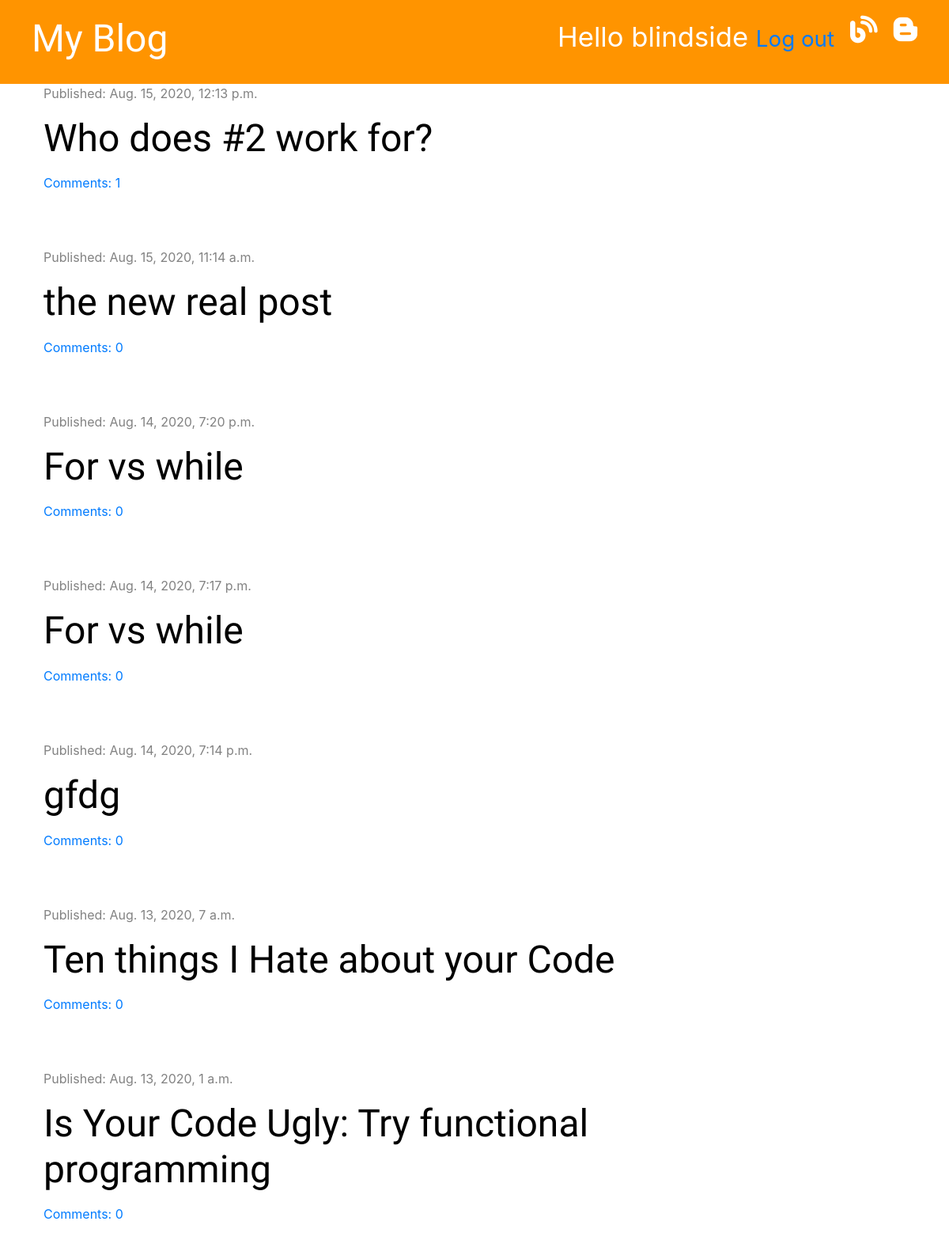
Page / (signed in) on the earlier database version.
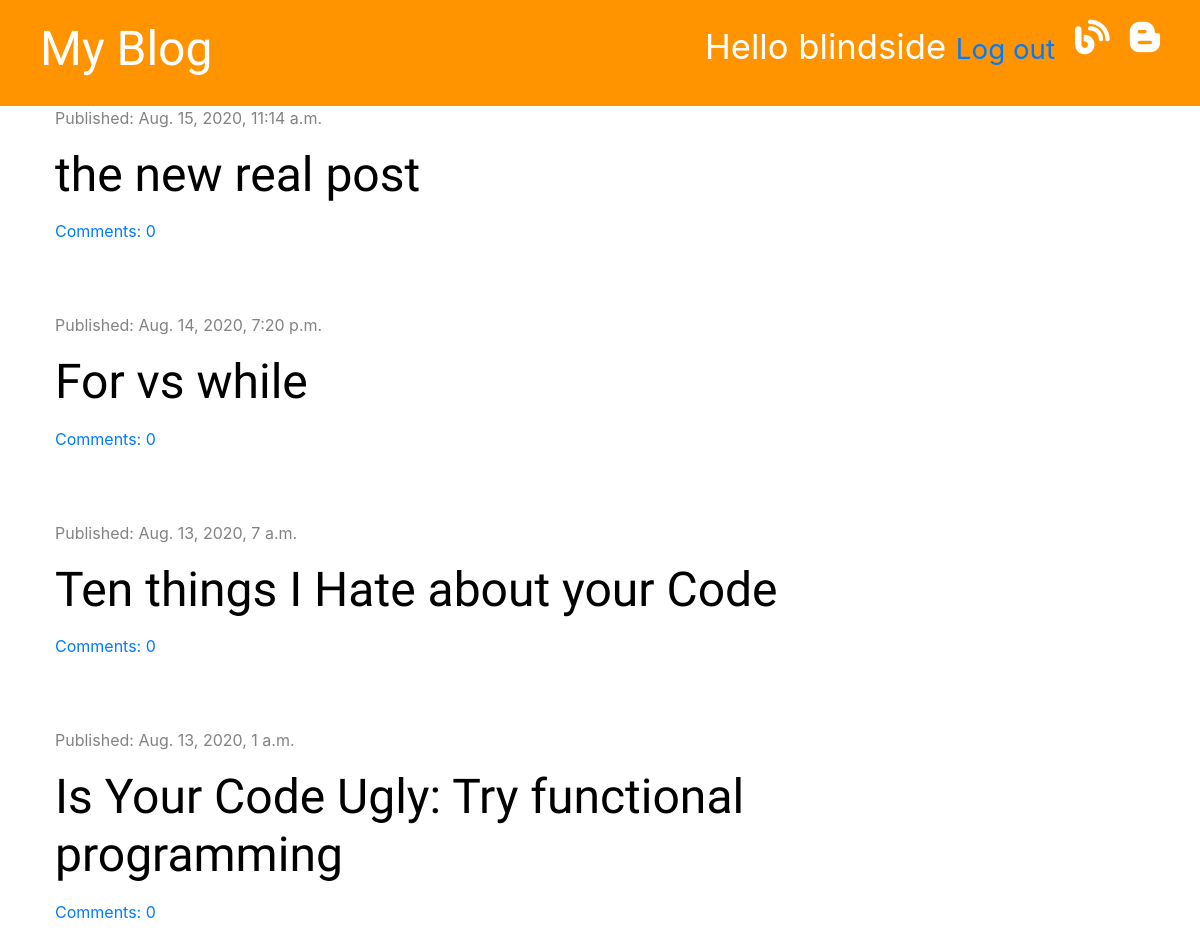
Same page on the later database version.
### blog/models.py (models this page shows, shortened)
class Post(models.Model):
    author = models.ForeignKey('auth.User', on_delete=models.CASCADE)
    title = models.CharField(max_length=200)
    text = models.TextField()
    created_date = models.DateTimeField(default= timezone.now)
    published_date = models.DateTimeField(blank=True, null=True)
    def approved_comments(self):
        return self.comments.filter(approved=True)

### blog/views.py (the view)
# urls.py: path('', views.post_list, name='post_list'),
def post_list(request):
    posts = Post.objects.filter(published_date__lte=timezone.now()).order_by('-published_date')
    stuff_for_frontend = {'posts': posts}
    return render(request, 'blog/post_list.html', stuff_for_frontend)

### blog/templatetags/markdownify.py (called while the page is built)
@register.filter
def markdown(value):
    renderer = HighlightRenderer()
    markdown = mistune.Markdown(renderer=renderer)
    return markdown(value)

### blog/templates/blog/post_list.html (shortened to what this page needs)
{% extends 'blog/base.html' %}
{% load markdownify %}
{% block content %}
    {% for post in posts %}
    <div class="post">
        <div class="date">
            <p>Published: {{ post.published_date }}</p>
        </div>
            <h1><a href="{% url 'post_detail' pk=post.pk %}">{{ post.title }}</a></h1>
        <a href="{% url 'post_detail' pk=post.pk %}">Comments: {{ post.approved_comments.count }}</a>
    </div>
    {% endfor %}
{% endblock %}

Differences in the rows shown:
removed Post: published_date "Aug. 15, 2020, 12:13 p.m.", title "Who does #2 work for?", approved_comments.count "1"
removed Post: published_date "Aug. 14, 2020, 7:17 p.m.", title "For vs while", approved_comments.count "0"
removed Post: published_date "Aug. 14, 2020, 7:14 p.m.", title "gfdg", approved_comments.count "0"
